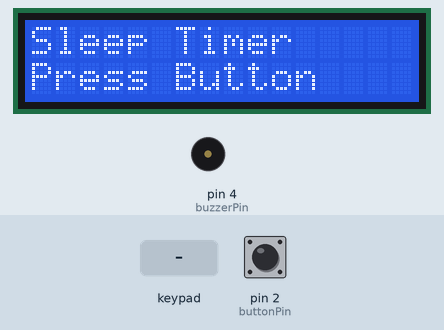
This sketch was run on a simulated Arduino Uno, built with avr-gcc and run on an emulated ATmega328P. On the bench: 16×2 character LCD, buzzer (waves = sounding, pin HIGH). The inputs (shaded band) are chosen by the test bench; at power-on: pin 2 (buttonPin) HIGH. What the sketch prints to the serial monitor is not drawn.

Above: at 1.2 s.
1.3 s: pin 2 (buttonPin) pulled LOW for 0.15 s
At 2.1 s:
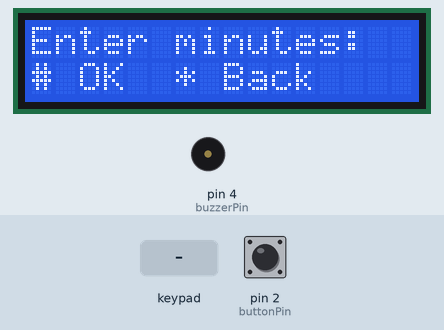
2.9 s: keypad keys 9 1 0 1 1 1 2 # pressed 0.4 s apart
At 5.2 s:
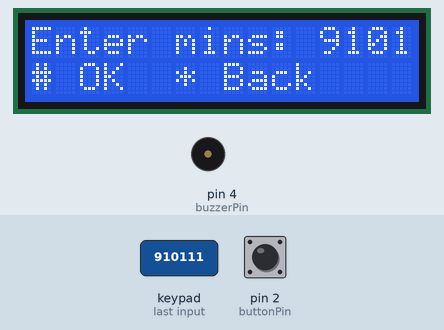
7.6 s: pin 2 (buttonPin) pulled LOW for 1 s
At 8.2 s:
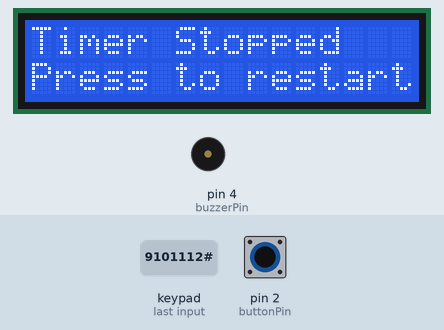
11.2 s: pin 2 (buttonPin) pulled LOW for 3.2 s
At 12.1 s:
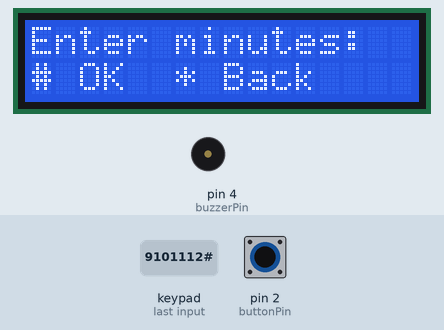
15.9 s: keypad keys 5 6 7 8 # pressed 0.4 s apart
At 18.8 s:
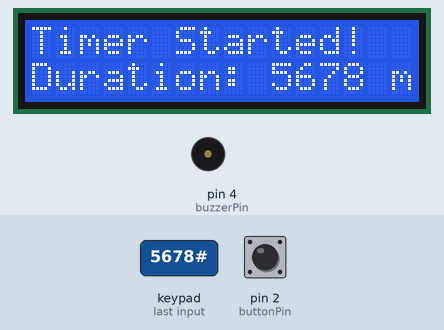
Timing chart, 0 to 20.3 s (numbered marks = the images above; inputs shaded):
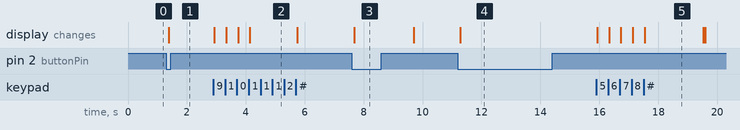

Measured:
- after the input at 1.3 s, the display: changes after 0.08 s (image 1)
- after the input at 2.9 s, the display: first changes at once (image 2 shows a later state)
- after the input at 7.6 s, the display: changes after 0.08 s (image 3)
- after the input at 11.2 s, the display: changes after 0.08 s (image 4)
- after the input at 15.9 s, the display: first changes at once (image 5 shows a later state)

The sketch:

sketch_dec11a.ino
```cpp
#include <Wire.h>
#include <LiquidCrystal_I2C.h>
#include <Keypad.h>

LiquidCrystal_I2C lcd(0x27, 16, 2);

const byte ROWS = 4;
const byte COLS = 4;
char keys[ROWS][COLS] = {
  {'1','2','3','A'},
  {'4','5','6','B'},
  {'7','8','9','C'},
  {'*','0','#','D'}
};
byte rowPins[ROWS] = {9, 10, 11, 12};
byte colPins[COLS] = {5, 6, 7, 8};
Keypad keypad = Keypad(makeKeymap(keys), rowPins, colPins, ROWS, COLS);

const int buttonPin = 2;
const int buzzerPin = 4;

unsigned long timerDuration = 300000;
unsigned long startTime = 0;
bool timerActive = false;
bool settingTime = false;
String timeInput = "";

bool lastButtonState = HIGH;
bool buttonState = HIGH;

void setup() {
  pinMode(buttonPin, INPUT_PULLUP);
  pinMode(buzzerPin, OUTPUT);

  lcd.begin();
  lcd.backlight();
  lcd.clear();

  showWelcomeScreen();

  Serial.begin(9600);
  Serial.println("Sleep Timer with Keypad Ready");
}

void loop() {
  char key = keypad.getKey();

  if (key) {
    handleKeypadInput(key);
  }

  buttonState = digitalRead(buttonPin);

  if (buttonState == LOW && lastButtonState == HIGH) {
    delay(50);

    if (!timerActive && !settingTime) {
      enterTimeSettingMode();
    } else if (timerActive) {
      stopTimer();
    }
  }

  lastButtonState = buttonState;

  if (timerActive) {
    unsigned long elapsedTime = millis() - startTime;
    unsigned long remainingTime = timerDuration - elapsedTime;

    if (elapsedTime % 1000 < 100) {
      int minutesLeft = remainingTime / 60000;
      int secondsLeft = (remainingTime % 60000) / 1000;

      lcd.clear();
      lcd.setCursor(0, 0);
      lcd.print("Time Remaining:");
      lcd.setCursor(0, 1);

      if (minutesLeft < 10) lcd.print("0");
      lcd.print(minutesLeft);
      lcd.print(":");
      if (secondsLeft < 10) lcd.print("0");
      lcd.print(secondsLeft);

      int progress = map(elapsedTime, 0, timerDuration, 0, 8);
      lcd.setCursor(8, 1);
      for (int i = 0; i < progress; i++) {
        lcd.print((char)255);
      }
    }

    if (elapsedTime >= timerDuration) {
      timerFinished();
    }
  }
}

void handleKeypadInput(char key) {
  if (!settingTime) return;

  if (key >= '0' && key <= '9') {
    if (timeInput.length() < 4) {
      timeInput += key;
      updateTimeInputDisplay();
    }
  }
  else if (key == '#') {
    if (timeInput.length() > 0) {
      int minutes = timeInput.toInt();
      if (minutes > 0 && minutes <= 9999) {
        timerDuration = (unsigned long)minutes * 60000;
        startTimer();
        settingTime = false;
        timeInput = "";
      } else {
        showError("Invalid time!");
        delay(1500);
        enterTimeSettingMode();
      }
    }
  }
  else if (key == '*') {
    if (timeInput.length() > 0) {
      timeInput.remove(timeInput.length() - 1);
      updateTimeInputDisplay();
    } else {
      settingTime = false;
      timeInput = "";
      showWelcomeScreen();
    }
  }
}

void enterTimeSettingMode() {
  settingTime = true;
  timeInput = "";

  lcd.clear();
  lcd.setCursor(0, 0);
  lcd.print("Enter minutes:");
  lcd.setCursor(0, 1);
  lcd.print("# OK  * Back");

  Serial.println("Time setting mode");
  Serial.println("Enter minutes (# to confirm, * to cancel)");
}

void updateTimeInputDisplay() {
  lcd.clear();
  lcd.setCursor(0, 0);
  lcd.print("Enter mins: ");
  lcd.print(timeInput);
  lcd.setCursor(0, 1);
  lcd.print("# OK  * Back");
}

void showWelcomeScreen() {
  lcd.clear();
  lcd.setCursor(0, 0);
  lcd.print("Sleep Timer");
  lcd.setCursor(0, 1);
  lcd.print("Press Button");
}

void showError(String message) {
  lcd.clear();
  lcd.setCursor(0, 0);
  lcd.print("Error:");
  lcd.setCursor(0, 1);
  lcd.print(message);
}

void startTimer() {
  timerActive = true;
  startTime = millis();

  lcd.clear();
  lcd.setCursor(0, 0);
  lcd.print("Timer Started!");
  lcd.setCursor(0, 1);
  lcd.print("Duration: ");
  lcd.print(timerDuration / 60000);
  lcd.print(" min");
  delay(1500);

  Serial.print("Timer started - ");
  Serial.print(timerDuration / 60000);
  Serial.println(" minutes");
}

void stopTimer() {
  timerActive = false;

  lcd.clear();
  lcd.setCursor(0, 0);
  lcd.print("Timer Stopped");
  lcd.setCursor(0, 1);
  lcd.print("Press to restart");

  Serial.println("Timer stopped");

  delay(2000);
  showWelcomeScreen();
}

void timerFinished() {
  timerActive = false;

  lcd.clear();
  lcd.setCursor(0, 0);
  lcd.print("Time's Up!");
  lcd.setCursor(0, 1);
  lcd.print("Sleep Mode");

  Serial.println("Timer finished! Sleep mode activated");

  for (int i = 0; i < 3; i++) {
    digitalWrite(buzzerPin, HIGH);
    delay(300);
    digitalWrite(buzzerPin, LOW);
    delay(300);
  }

  delay(2000);

  showWelcomeScreen();
}
```
